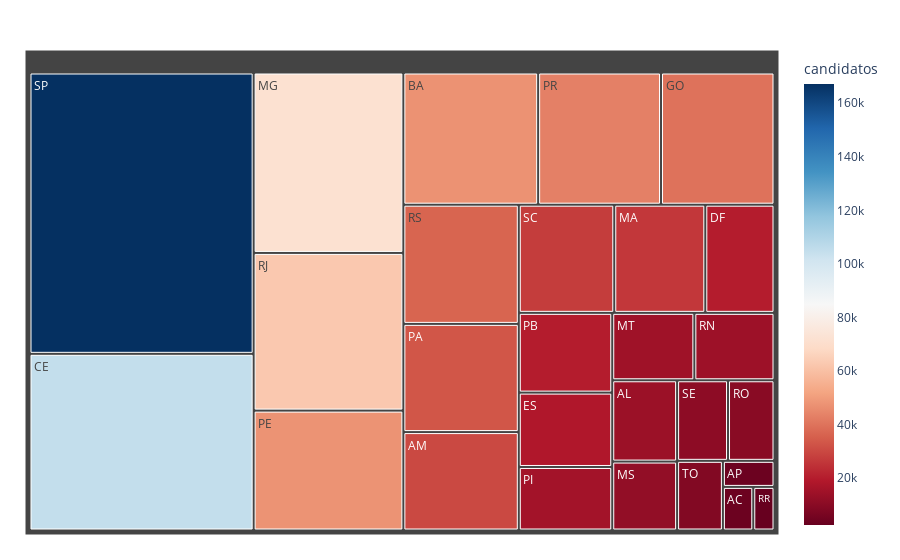

Notebook source saved alongside this figure:
### Code cell
# distribuição dos candidatos por Estado

import plotly.express as px

fig = px.treemap(data_frame=df_ufs,
                path = ['uf'],
                values = 'candidatos', color='candidatos',
                color_continuous_scale='RdBu')
fig.update_traces(root_color='lightgrey')
fig.update_layout(margin = dict(t=50, l=25, r=25, b=25))
fig.show()

### Figure 1 — Plotly figure (JSON) as saved in the notebook; plotly's stock layout.template omitted (floating-point values rounded to 4 significant figures)
{"data": [{"branchvalues": "total", "customdata": [[3512], [13976], [30120], [3565], [47235], [104981], [19840], [18419], [39769], [26104], [71614], [11851], [14674], [33109], [19760], [47583], [15738], [43060], [62583], [14327], [9927], [2453], [36478], [27373], [10878], [167183], [8457]], "domain": {"x": [0, 1], "y": [0, 1]}, "hovertemplate": "labels=%{label}<br>candidatos_sum=%{value}<br>parent=%{parent}<br>id=%{id}<br>candidatos=%{color}<extra></extra>", "ids": ["AC", "AL", "AM", "AP", "BA", "CE", "DF", "ES", "GO", "MA", "MG", "MS", "MT", "PA", "PB", "PE", "PI", "PR", "RJ", "RN", "RO", "RR", "RS", "SC", "SE", "SP", "TO"], "labels": ["AC", "AL", "AM", "AP", "BA", "CE", "DF", "ES", "GO", "MA", "MG", "MS", "MT", "PA", "PB", "PE", "PI", "PR", "RJ", "RN", "RO", "RR", "RS", "SC", "SE", "SP", "TO"], "marker": {"coloraxis": "coloraxis", "colors": [3512, 13976, 30120, 3565, 47235, 104981, 19840, 18419, 39769, 26104, 71614, 11851, 14674, 33109, 19760, 47583, 15738, 43060, 62583, 14327, 9927, 2453, 36478, 27373, 10878, 167183, 8457]}, "name": "", "parents": ["", "", "", "", "", "", "", "", "", "", "", "", "", "", "", "", "", "", "", "", "", "", "", "", "", "", ""], "root": {"color": "lightgrey"}, "type": "treemap", "values": [3512, 13976, 30120, 3565, 47235, 104981, 19840, 18419, 39769, 26104, 71614, 11851, 14674, 33109, 19760, 47583, 15738, 43060, 62583, 14327, 9927, 2453, 36478, 27373, 10878, 167183, 8457]}], "layout": {"coloraxis": {"colorbar": {"title": {"text": "candidatos"}}, "colorscale": [[0, "rgb(103,0,31)"], [0.1, "rgb(178,24,43)"], [0.2, "rgb(214,96,77)"], [0.3, "rgb(244,165,130)"], [0.4, "rgb(253,219,199)"], [0.5, "rgb(247,247,247)"], [0.6, "rgb(209,229,240)"], [0.7, "rgb(146,197,222)"], [0.8, "rgb(67,147,195)"], [0.9, "rgb(33,102,172)"], [1, "rgb(5,48,97)"]]}, "legend": {"tracegroupgap": 0}, "margin": {"b": 25, "l": 25, "r": 25, "t": 50}}}
